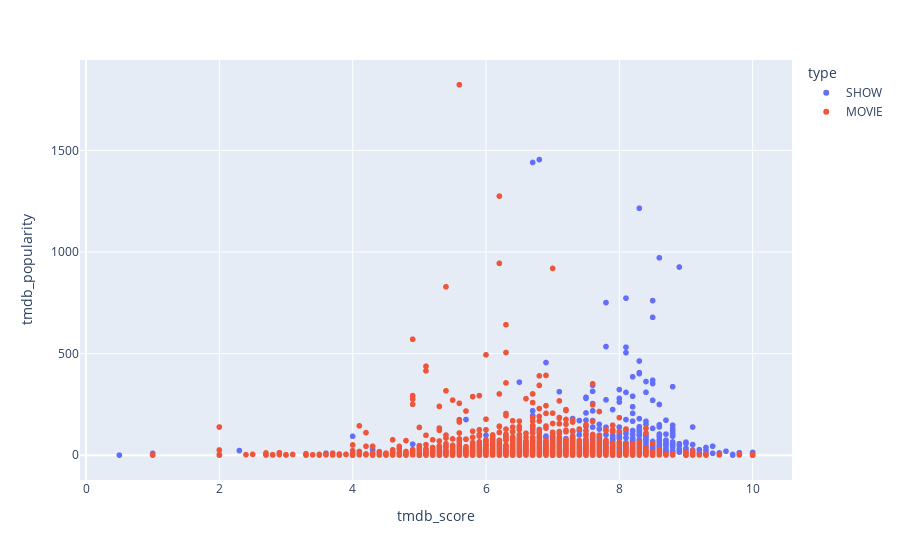

The notebook cell saved with this chart:
### Markdown cell above
11. plot tmdb_score vs tmdb_score_popularity

### Code cell
plt.figure(figsize=(4,4),dpi=100)
px.scatter(netflix,x='tmdb_score',y='tmdb_popularity',color='type', hover_name='title')

### Figure 1 — Plotly figure (JSON) as saved in the notebook; plotly's stock layout.template omitted (floating-point values rounded to 4 significant figures; data arrays with more than 128 entries replaced by an {"elided": "..."} marker saying what was removed)
{"data": [{"hovertemplate": "<b>%{hovertext}</b><br><br>type=SHOW<br>tmdb_score=%{x}<br>tmdb_popularity=%{y}<extra></extra>", "hovertext": {"elided": "2047 str values"}, "legendgroup": "SHOW", "marker": {"color": "#636efa", "symbol": "circle"}, "mode": "markers", "name": "SHOW", "showlegend": true, "type": "scattergl", "x": {"elided": "2047 float values"}, "xaxis": "x", "y": {"elided": "2047 float values"}, "yaxis": "y"}, {"hovertemplate": "<b>%{hovertext}</b><br><br>type=MOVIE<br>tmdb_score=%{x}<br>tmdb_popularity=%{y}<extra></extra>", "hovertext": {"elided": "3759 str values"}, "legendgroup": "MOVIE", "marker": {"color": "#EF553B", "symbol": "circle"}, "mode": "markers", "name": "MOVIE", "showlegend": true, "type": "scattergl", "x": {"elided": "3759 float values"}, "xaxis": "x", "y": {"elided": "3759 float values"}, "yaxis": "y"}], "layout": {"legend": {"title": {"text": "type"}, "tracegroupgap": 0}, "margin": {"t": 60}, "xaxis": {"anchor": "y", "domain": [0, 1], "title": {"text": "tmdb_score"}}, "yaxis": {"anchor": "x", "domain": [0, 1], "title": {"text": "tmdb_popularity"}}}}
